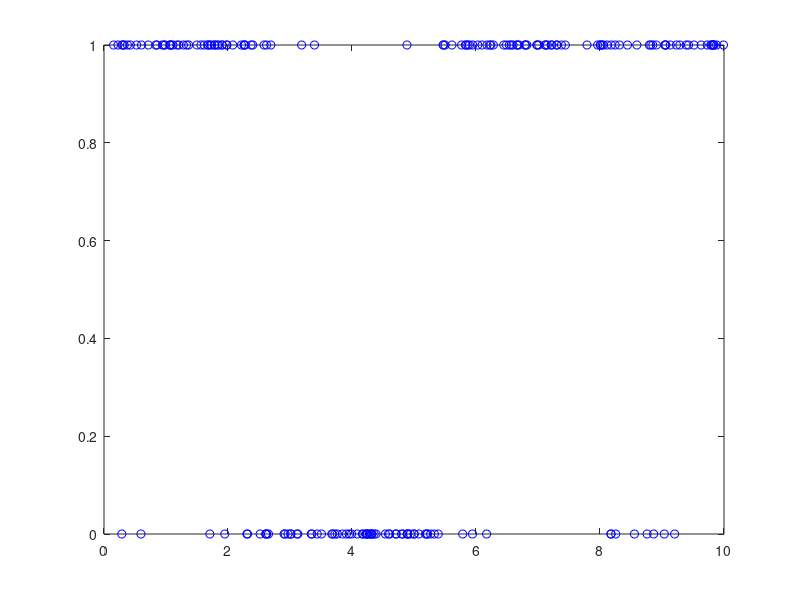

This figure's MATLAB source:
%% Plot Classfication
clear all
close all

A = importdata('ClassificationX.txt');
B = importdata('ClassificationY.txt');

figure
plot(A,B,'bo');